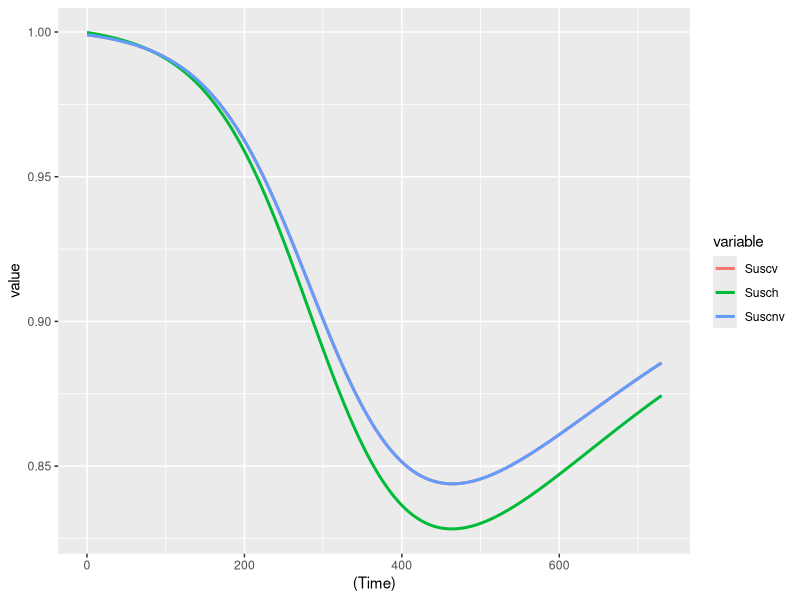

Write R code to recreate this figure.
rm(list=ls())
library("deSolve"); library("ggplot2"); library("cowplot"); library("reshape2"); library("dplyr"); library("RColorBrewer")

#### Model Functions ####
#Function for the generation time/(1/gamma) parameter
GenTime <- function(T2, R0) {
  G = T2 * ((R0-1)/log(2))
  return(G)
}

#Function for Shielded/non-Shielded Pop
SIRS <- function(time, state, parameters) {
  with(as.list(c(state, parameters)), {
    
    dSv = - beta1*Iv*Sv - beta1*Ih*Sv + zeta*Rv
    
    dSh = - beta2*Ih*Sh - beta2*Iv*Sh - beta2*Inv*Sh + zeta*Rh
    
    dSnv = - beta3*Inv*Snv - beta3*Ih*Snv + zeta*Rnv
    
    
    
    dIv = beta1*Iv*Sv + beta1*Ih*Sv - gamma*Iv
    
    dIh =  beta2*Ih*Sh + beta2*Iv*Sh +  beta2*Inv*Sh - gamma*Ih
      
    dInv = beta3*Inv*Snv + beta3*Ih*Snv - gamma*Inv
    
    
    
    dRv = gamma*Iv - zeta*Rv
    
    dRh = gamma*Ih - zeta*Rh
    
    dRnv = gamma*Inv - zeta*Rnv
    
    return(list(c(dSv, dSh, dSnv, dIv, dIh, dInv, dRv, dRh, dRnv)))
  })
}

#### Testing the Model Structure + Obtaining Specific Information from Model Runs ####

init <- c(Sv = 0.1-0.0001, Sh = 0.7-0.0001, Snv = 0.1-0.0001, Iv = 0.0001, Ih =  0.0001, Inv = 0.0001, Rv= 0, Rh = 0, Rnv = 0)
times <- seq(0,730,by = 1)
parms = c(gamma = 1/(GenTime(3.3,2.8)), 
          zeta = 1/365,
          beta1 = 0.15,
          beta2 = 0.15,
          beta3 = 0.15)


out1 <- data.frame(ode(y = init, func = SIRS, times = times, parms = parms))

out1$Sv <- out1$Sv/0.10; out1$Sh <- out1$Sh/0.7; out1$Snv <- out1$Snv/0.1
out1$Iv <- out1$Iv/0.10; out1$Ih <- out1$Ih/0.7; out1$Inv <- out1$Inv/0.10
out1$Rv <- out1$Rv/0.10; out1$Rh <- out1$Rh/0.7; out1$Rnv <- out1$Rnv/0.10


colnames(out1) <- c("Time", "Suscv", "Susch", "Suscnv", "Infected_Iv", "Infected_Ih", "Infected_Inv", 
                    "Recovv", "Recovh", "Recovnv")


statsSUSC <- melt(out1, id.vars = c("Time"), measure.vars = c("Suscv", "Susch", "Suscnv"))

ggplot(data = statsSUSC, aes(x = (Time), y = value, col = variable)) + geom_line(size = 1.02, stat = "identity")
